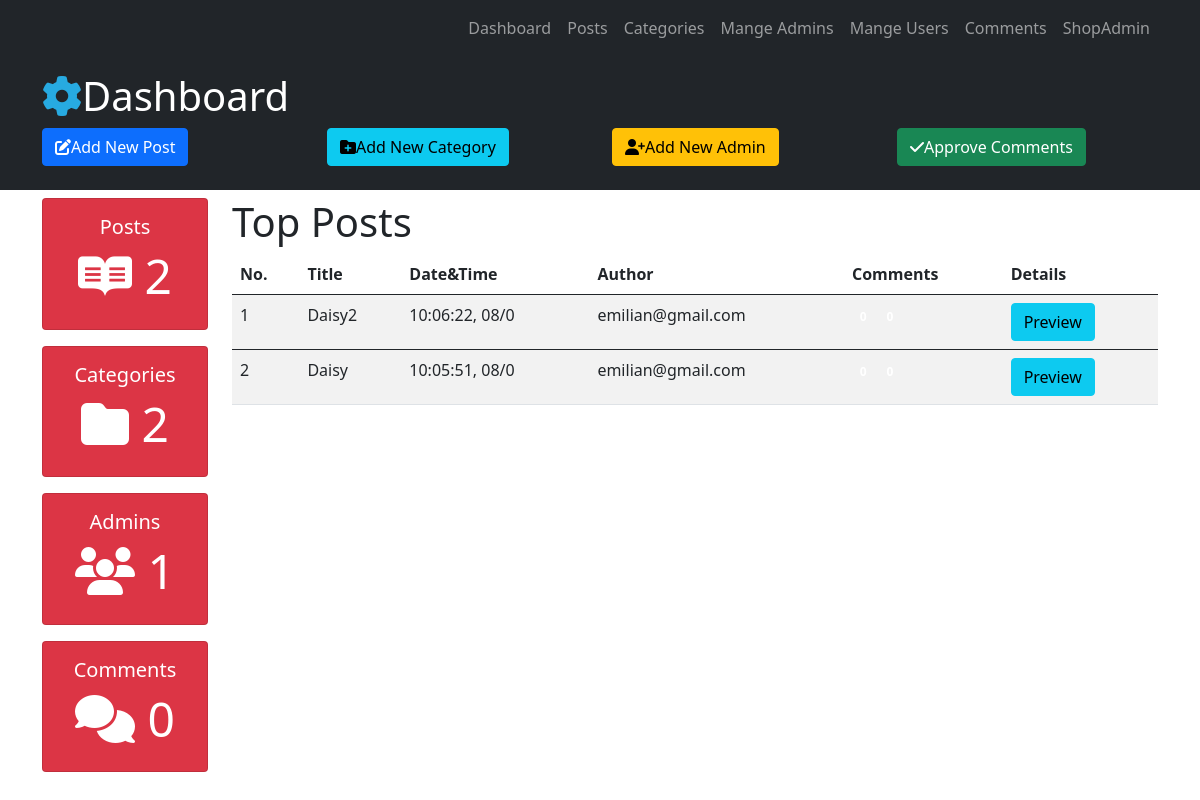
The page /admin/Blog/Dashboard.php (signed in) on the database its author committed.
### tables this page shows
CREATE TABLE `posts` (
  `id` int(10) NOT NULL,
  `datetime` varchar(15) NOT NULL,
  `title` varchar(300) NOT NULL,
  `category` varchar(50) NOT NULL,
  `author` varchar(50) NOT NULL,
  `image` varchar(50) NOT NULL,
  `post` varchar(1000) NOT NULL
);

### admin/Blog/Dashboard.php (the view, shortened to what this page needs)
<?php
include('includes/header.php');
?>
    <section class="container py-2 mb-4">
        <div class="row">
            <div class="col-lg-2">
                <div class="card text-center bg-danger text-white mb-3">
                    <div class="card-body">
                        <h1 class="lead"> Posts</h1>
                        <h4 class="display-5"><i class="fab fa-readme"></i>
                            <?php
                            $sql = "SELECT COUNT(*) FROM posts";
                            $stmt = $ConnectingDB->query($sql);
                            $TotalRows = $stmt->fetch();
                            $TotalPosts = array_shift($TotalRows);
                            echo $TotalPosts;
                            ?>
                        </h4>
                    </div>
                </div>
                <div class="card text-center bg-danger text-white mb-3">
                    <div class="card-body">
                        <h1 class="lead"> Categories</h1>
                        <h4 class="display-5"><i class="fas fa-folder "></i>
                            <?php
                            $sql = "SELECT COUNT(*) FROM category";
                            $stmt = $ConnectingDB->query($sql);
                            $TotalRows = $stmt->fetch();
                            $TotalCategories = array_shift($TotalRows);
                            echo $TotalCategories;
                            ?>
                        </h4>
                    </div>
                </div>
                <div class="card text-center bg-danger text-white mb-3">
                    <div class="card-body">
                        <h1 class="lead"> Admins</h1>
                        <h4 class="display-5"><i class="fas fa-users"></i>
                            <?php
                            $sql = "SELECT COUNT(*) FROM admins";
                            $stmt = $ConnectingDB->query($sql);
                            $TotalRows = $stmt->fetch();
                            $TotalAdmins = array_shift($TotalRows);
                            echo $TotalAdmins;
                            ?>
                        </h4>
                    </div>
                </div>
                <div class="card text-center bg-danger text-white mb-3">
                    <div class="card-body">
                        <h1 class="lead"> Comments</h1>
                        <h4 class="display-5"><i class="fas fa-comments"></i>
                            <?php
                            $sql = "SELECT COUNT(*) FROM comments";
                            $stmt = $ConnectingDB->query($sql);
                            $TotalRows = $stmt->fetch();
                            $TotalComments = array_shift($TotalRows);
                            echo $TotalComments;
                            ?></h4>
                    </div>
                </div>
            </div>
            <div class="col-lg-10">
                <h1>Top Posts</h1>
                <table class="table table-striped table-hover">
                    <thead class="thead-dark">
                        <th>No.</th>
                        <th>Title</th>
                        <th>Date&Time</th>
                        <th>Author</th>
                        <th>Comments</th>
                        <th>Details</th>
                    </thead>
                    <?php
                    $SrNo = 0;
                    $sql = "SELECT *  FROM posts ORDER BY id desc LIMIT 5";
                    $stmt = $ConnectingDB->query($sql);
                    while ($DataRows = $stmt->fetch()) {
                        $PostId = $DataRows["id"];
                        $DateTime = $DataRows["datetime"];
                        $Author = $DataRows["author"];
                        $Title = $DataRows["title"];
                        $SrNo++;
                    ?>
                        <tbody>
                            <tr>
                                <td><?php echo $SrNo ?></td>
                                <td><?php echo $Title ?></td>
                                <td><?php echo $DateTime ?></td>
                                <td><?php echo $Author ?></td>
                                <td>
                                    <span class="badge badge-success">
                                    </span>
                                    <span class="badge badge-danger">
                                    </span>
                                </td>
                                <td><a target="_blank" href="FullPost.php?id=<?php echo $PostId ?>">
                                        <span class="btn btn-info">Preview</span></a></td>
                            </tr>
                        </tbody>
                    <?php } ?>
                </table>
            </div>
        </div>
    </section>
    <?php include("includes/footer.php") ?>

### admin/Blog/css/style.css (style rules this page uses)
a { color: white; }

### rows shown on the page
posts: title "Daisy2", datetime "10:06:22, 08/0", author "emilian@gmail.com"
posts: title "Daisy", datetime "10:05:51, 08/0", author "emilian@gmail.com"

### other values the page prints
$TotalPosts "2"
$TotalCategories "2"
$TotalAdmins "1"
$TotalComments "0"
